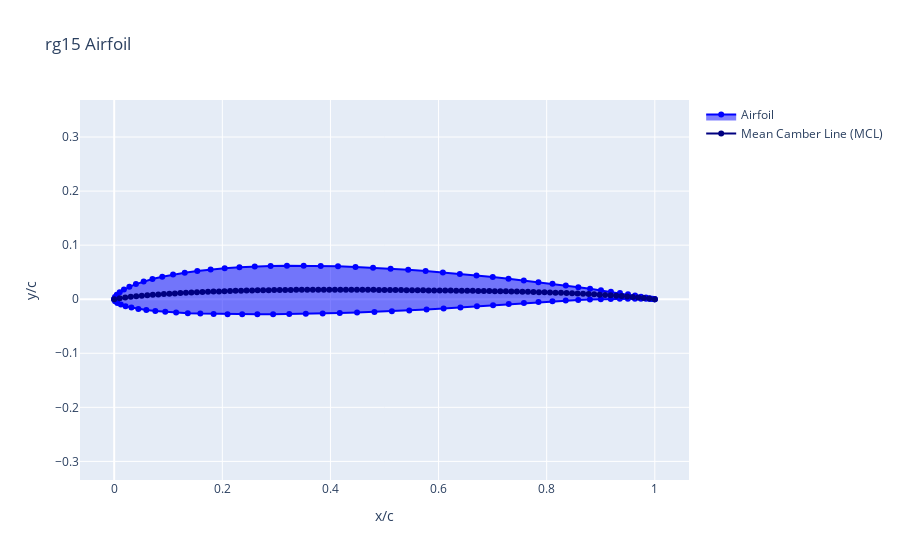

The cell this chart's notebook holds for it:
### Code cell
airfoil = rg15
airfoil.draw()
